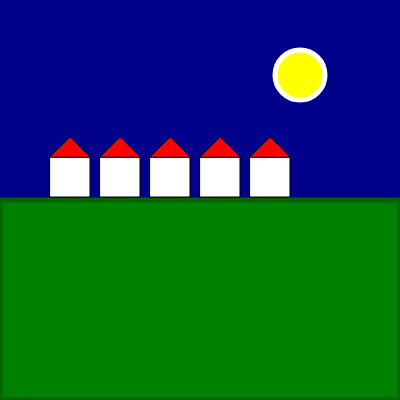
Frame 1 (no input)
Frame 60 (no input): identical to frame 1, image omitted
Frame 120 (the mouse pressed at the canvas centre since frame 60): identical to frame 1, image omitted

The p5.js sketch that drew this single still picture (run headless with seeded random() and noise() and a simulated clock; from frame 60 on, the mouse is pressed at the canvas centre):

// p5.js sketch
// ── sketch.js
let xsize = 400;
let ysize = 400;

function setup() {
  createCanvas(xsize, ysize);
}

function draw() {
  background("darkblue");
  
  // Disegno della luna
  fill("yellow");
  stroke("white");
  strokeWeight(5);
  circle(300, 75, 50);
  
  // Disegno della parte inferiore verde
  fill("green");
  stroke("darkgreen");
  strokeWeight(5);
  rect(0, 200, 400, 200);
  
  // Disegno delle casette
  let casaX = 50; 
  let casaY = 157;
  let casaSize = 40; 

  for (let i = 0; i < 5; i++) {
    // Disegno del quadrato della casa
    fill("white");
    stroke("black");
    strokeWeight(1);
    rect(casaX + i * 50, casaY, casaSize, casaSize);
    
    // Disegno del triangolo della casa
    fill("red");
    stroke("black");
    strokeWeight(1);
    triangle(casaX + i * 50, casaY, 
             casaX + i * 50 + casaSize / 2, casaY - casaSize / 2, 
             casaX + i * 50 + casaSize, casaY);
  }
}
